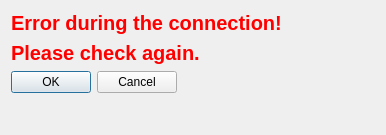
<?xml version="1.0" encoding="UTF-8"?>
<ui version="4.0">
 <class>Dialog</class>
 <widget class="QDialog" name="Dialog">
  <property name="geometry">
   <rect>
    <x>0</x>
    <y>0</y>
    <width>386</width>
    <height>135</height>
   </rect>
  </property>
  <property name="windowTitle">
   <string>Dialog</string>
  </property>
  <layout class="QFormLayout" name="formLayout">
   <item row="0" column="0">
    <layout class="QVBoxLayout" name="verticalLayout">
     <item>
      <widget class="QLabel" name="label">
       <property name="font">
        <font>
         <pointsize>15</pointsize>
         <weight>75</weight>
         <bold>true</bold>
        </font>
       </property>
       <property name="styleSheet">
        <string notr="true">color: rgb(255, 0, 0);</string>
       </property>
       <property name="text">
        <string>Error during the connection!</string>
       </property>
      </widget>
     </item>
     <item>
      <widget class="QLabel" name="label_2">
       <property name="font">
        <font>
         <pointsize>15</pointsize>
         <weight>75</weight>
         <bold>true</bold>
        </font>
       </property>
       <property name="styleSheet">
        <string notr="true">color: rgb(255, 0, 0);</string>
       </property>
       <property name="text">
        <string>Please check again.</string>
       </property>
      </widget>
     </item>
    </layout>
   </item>
   <item row="2" column="0">
    <widget class="QDialogButtonBox" name="buttonBox">
     <property name="orientation">
      <enum>Qt::Horizontal</enum>
     </property>
     <property name="standardButtons">
      <set>QDialogButtonBox::Cancel|QDialogButtonBox::Ok</set>
     </property>
    </widget>
   </item>
  </layout>
 </widget>
 <resources/>
 <connections>
  <connection>
   <sender>buttonBox</sender>
   <signal>accepted()</signal>
   <receiver>Dialog</receiver>
   <slot>accept()</slot>
   <hints>
    <hint type="sourcelabel">
     <x>248</x>
     <y>254</y>
    </hint>
    <hint type="destinationlabel">
     <x>157</x>
     <y>274</y>
    </hint>
   </hints>
  </connection>
  <connection>
   <sender>buttonBox</sender>
   <signal>rejected()</signal>
   <receiver>Dialog</receiver>
   <slot>reject()</slot>
   <hints>
    <hint type="sourcelabel">
     <x>316</x>
     <y>260</y>
    </hint>
    <hint type="destinationlabel">
     <x>286</x>
     <y>274</y>
    </hint>
   </hints>
  </connection>
 </connections>
</ui>
